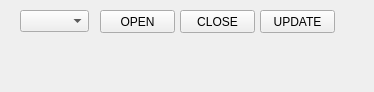
<?xml version="1.0" encoding="UTF-8"?>
<ui version="4.0">
 <class>MainWindow</class>
 <widget class="QMainWindow" name="MainWindow">
  <property name="geometry">
   <rect>
    <x>0</x>
    <y>0</y>
    <width>374</width>
    <height>92</height>
   </rect>
  </property>
  <property name="windowTitle">
   <string>User Keyboard</string>
  </property>
  <widget class="QWidget" name="centralwidget">
   <widget class="QComboBox" name="pinsAvailable">
    <property name="geometry">
     <rect>
      <x>20</x>
      <y>10</y>
      <width>69</width>
      <height>22</height>
     </rect>
    </property>
   </widget>
   <widget class="QPushButton" name="openB">
    <property name="geometry">
     <rect>
      <x>100</x>
      <y>10</y>
      <width>75</width>
      <height>23</height>
     </rect>
    </property>
    <property name="text">
     <string>OPEN</string>
    </property>
   </widget>
   <widget class="QPushButton" name="closeB">
    <property name="geometry">
     <rect>
      <x>180</x>
      <y>10</y>
      <width>75</width>
      <height>23</height>
     </rect>
    </property>
    <property name="text">
     <string>CLOSE</string>
    </property>
   </widget>
   <widget class="QPushButton" name="updateB">
    <property name="geometry">
     <rect>
      <x>260</x>
      <y>10</y>
      <width>75</width>
      <height>23</height>
     </rect>
    </property>
    <property name="text">
     <string>UPDATE</string>
    </property>
   </widget>
   <widget class="QLabel" name="sost">
    <property name="geometry">
     <rect>
      <x>20</x>
      <y>50</y>
      <width>101</width>
      <height>21</height>
     </rect>
    </property>
    <property name="text">
     <string/>
    </property>
   </widget>
  </widget>
 </widget>
 <resources/>
 <connections/>
</ui>
